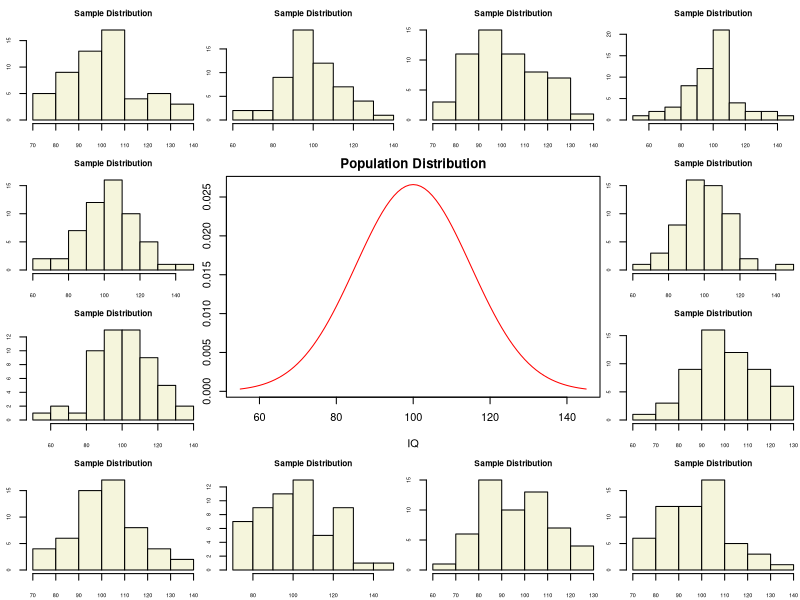
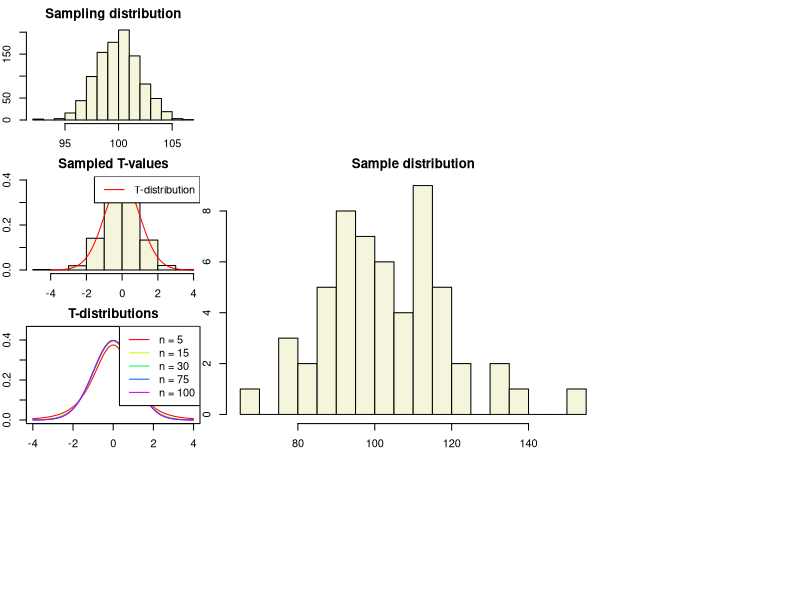
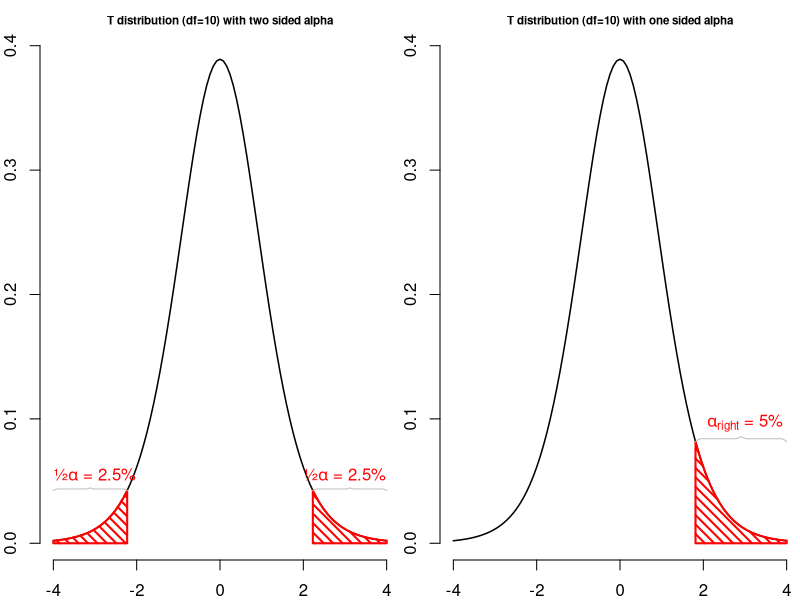
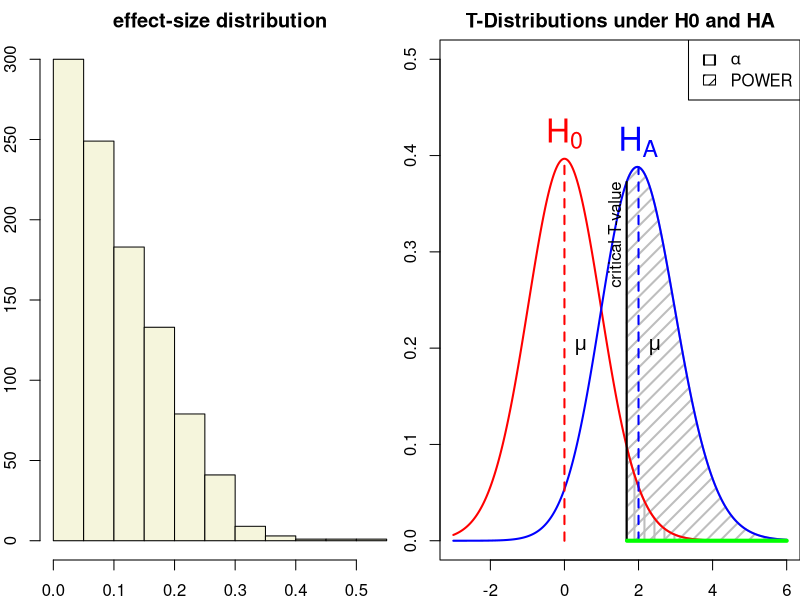

Recreate these plots in R, in order.
## ---- chunk 1
#| output-location: slide
#| code-line-numbers: "3-4|6-7|9|14"

layout(matrix(c(2:6,1,1,7:8,1,1,9:13), 4, 4))

n  = 56    # Sample size
df = n - 1 # Degrees of freedom

mu    = 100
sigma = 15

IQ = seq(mu-45, mu+45, 1)

par(mar=c(4,2,2,0))  
plot(IQ, dnorm(IQ, mean = mu, sd = sigma), type='l', col="red", main = "Population Distribution")

n.samples = 12

for(i in 1:n.samples) {
  
  par(mar=c(2,2,2,0))  
  hist(rnorm(n, mu, sigma), main="Sample Distribution", cex.axis=.5, col="beige", cex.main = .75)
  
}
## ---- chunk 2
x = rnorm(n, mu, sigma); x
## ---- chunk 3
#| output-location: slide
hist(x, main = "Sample distribution", col = "beige", breaks = 15)
text(80, 10, round(mean(x),2))
## ---- chunk 4
n.samples     = 1000
mean.x.values = vector()
se.x.values   = vector()

for(i in 1:n.samples) {
  x = rnorm(n, mu, sigma)
  mean.x.values[i] = mean(x)
  se.x.values[i]   = (sd(x) / sqrt(n))
}
## ---- chunk 5
head(cbind(mean.x.values, se.x.values))
## ---- chunk 6
#| output-location: slide

hist(mean.x.values, 
     col  = "beige", 
     main = "Sampling distribution", 
     xlab = "all sample means")
## ---- chunk 7
t = (mean(x) - mu) / (sd(x) / sqrt(n))
t
## ---- chunk 8
t.values = (mean.x.values - mu) / se.x.values

tail(cbind(mean.x.values, mu, se.x.values, t.values))
## ---- chunk 9
#| output-location: slide

hist(t.values, 
     freq = F, 
     main = "Sampled T-values", 
     xlab = "T-values",
     col  = "beige",
     ylim = c(0, .4))
T = seq(-4, 4, .01)
lines(T, dt(T,df), col = "red")
legend("topright", lty = 1, col="red", legend = "T-distribution")
## ---- chunk 10
multiple.n  = c(5, 15, 30, 75, 100)
multiple.df = multiple.n - 1
col         = rainbow(length(multiple.df))

plot(T,  dt(T, multiple.df[1]), type = "l", 
     xlim = c(-4,4), ylim = c(0,.45), 
     xlab = "T", ylab="density", 
     col = col[1], main="T-distributions" )

for(i in 2:length(multiple.df)) { 
  
  lines(T, dt(T, multiple.df[i]), type="l", col=col[i])
  } 
legend("topright", legend = paste("n =",multiple.n), lty=1, col = col)
## ---- chunk 11
layout(matrix(1:2, 1, 2))


plot(function(x) dt(x, df = 10), -4, 4,
     main="T distribution (df=10) with two sided alpha",
     cex.main = .7,
     xlab="T-value",
     ylab="",
     bty="n",
     lwd=1.5)
     
t = 2

p = pt(1,10)

alpha_r = 1-p


# add p-value
#pol_left = seq(-4,-t,length=20)
#polygon(c(pol_left,rev(pol_left)),  c(rep(0,20), dt( rev(pol_left),  df = 10)), col="red", angle=45, density=15, lwd=2)
#pol_right = seq(4,t,length=20)
#polygon(c(pol_right,rev(pol_right)),c(rep(0,20), dt( rev(pol_right), df = 10)), col="red", angle=45, density=15, lwd=2)

# add alpha

tp95  = qt(.95,10)
tp975 = qt(.975,10)
tp25  = qt(.025,10)

pol_left = seq(-4,tp25,length=20)
polygon(c(pol_left,rev(pol_left)),  c(rep(0,20), dt( rev(pol_left),  df = 10)), col="red", angle=-45, density=15, lwd=2)

pol_left = seq(tp975,4,length=20)
polygon(c(pol_left,rev(pol_left)),  c(rep(0,20), dt( rev(pol_left),  df = 10)), col="red", angle=-45, density=15, lwd=2)

# label alpha
text(-3,dt(tp25 , df = 10),expression(paste("½",alpha       ," = 2.5%",sep="")),pos=3, col='red')
text( 3,dt(tp975, df = 10),expression(paste("½",alpha       ," = 2.5%",sep="")),pos=3, col='red')

xbracket = seq(-4,tp25,length=39)
ybracket = dt(tp25 , df = 10)*c(c(1,1.02),rep(1.03,16),c(1.04,1.05,1.04),rep(1.03,16),c(1.02,1))
lines(xbracket,ybracket,col="gray")

xbracket = seq(tp975, 4,length=39)
ybracket = dt(tp975 , df = 10)*c(c(1,1.02),rep(1.03,16),c(1.04,1.05,1.04),rep(1.03,16),c(1.02,1))
lines(xbracket,ybracket,col="gray")

#text(-4.2,.38,expression(paste("2 sided: P = ",P[left] + P[right]," = 7.34%")),pos=4)

plot(function(x) dt(x, df = 10), -4, 4,
     main="T distribution (df=10) with one sided alpha",
     cex.main = .7,
     xlab="T-value",
     ylab="",
     bty="n", 
     lwd=1.5)

pol_left = seq(tp95,4,length=20)
polygon(c(pol_left,rev(pol_left)),  c(rep(0,20), dt( rev(pol_left),  df = 10)), col="red", angle=-45, density=15, lwd=2)

# label alpha
text( 3,dt(tp95 , df = 10),expression(paste(    alpha[right]," = 5%"  ,sep="")),pos=3, col='red')

# add p-value
#pol_left = seq(-4,-t,length=20)
#polygon(c(pol_left,rev(pol_left)),  c(rep(0,20), dt( rev(pol_left),  df = 10)), col="red", angle=45, density=15, lwd=2)
#pol_right = seq(4,t,length=20)
#polygon(c(pol_right,rev(pol_right)),c(rep(0,20), dt( rev(pol_right), df = 10)), col="red", angle=45, density=15, lwd=2)

#text((-4+tp25)/2,dt(tp25  , df = 10),"{",srt=-90,col="grey")
#text( (4+tp975)/2,dt(tp975, df = 10),"{",srt=-90,col="grey")
#text( (4+tp95)/2,dt(tp95  , df = 10),"{",srt=-90,col="grey")

# label p-values
#text(-t,.01,expression(P[left] ),pos=2,col="red")
#text( t,.01,expression(P[right]),pos=4,col="red")

#text(-t-.1,dt(-t, df = 10)+.003,"T")
#text( t+.1,dt( t, df = 10)+.003,"T")


# text(-4.2,.38 ,"1 sided: P/2 = 3.67%",pos=4)

## 1%   T = 1.81246
## .95% T = 2.228

#polygon(c(0,1,1,0),c(0,0,.3,.3))

pol_left = seq(-4,-t,length=20)

xbracket = seq(tp95,4,length=39)
ybracket = dt(tp95 , df = 10)*c(c(1,1.02),rep(1.03,16),c(1.04,1.05,1.04),rep(1.03,16),c(1.02,1))
lines(xbracket,ybracket,col="gray")
## ---- chunk 12
r = sqrt(t^2/(t^2 + df))

r
## ---- chunk 13
r = sqrt(t.values^2/(t.values^2 + df))

tail(cbind(mean.x.values, mu, se.x.values, t.values, r))
## ---- chunk 14
hist(r, 
     main = "effect-size distribution", 
     col  = "beige")
## ---- chunk 15
#| output-location: slide

T = seq(-3,6,.01)
N = 45
E = 2

# Set plot
plot(0,0,
     type = "n",
     ylab = "Density",
     xlab = "T",
     ylim = c(0,.5),
     xlim = c(-3,6),
     main = "T-Distributions under H0 and HA")

critical_t = qt(.05,N-1,lower.tail=FALSE)

# Alpha
range_x = seq(critical_t,6,.01)
polygon(c(range_x,rev(range_x)),
        c(range_x*0,rev(dt(range_x,N-1,ncp=0))),
        col     = "grey",
        density = 10,
        angle   = 90,
        lwd     = 2)

# Power
range_x = seq(critical_t,6,.01)
polygon(c(range_x,rev(range_x)),
        c(range_x*0,rev(dt(range_x,N-1,ncp=E))),
        col     = "grey",
        density = 10,
        angle   = 45,
        lwd     = 2)

lines(T,dt(T,N-1,ncp=0),col="red", lwd=2) # H0 line
lines(T,dt(T,N-1,ncp=E),col="blue",lwd=2) # HA line

# Critical value
lines(rep(critical_t,2),c(0,dt(critical_t,N-1,ncp=E)),lwd=2,col="black")
text(critical_t,dt(critical_t,N-1,ncp=E),"critical T-value",pos=2, srt = 90)

# H0 and HA
text(0,dt(0,N-1,ncp=0),expression(H[0]),pos=3,col="red", cex=2)
text(E,dt(E,N-1,ncp=E),expression(H[A]),pos=3,col="blue",cex=2)

# Mu H0 line
lines(c(0,0),c(0,dt(0,N-1)), col="red",  lwd=2,lty=2)
text(0,dt(0,N-1,ncp=0)/2,expression(mu),pos=4,cex=1.2)
# Mu HA line
lines(c(E,E),c(0,dt(E,N-1,ncp=E)),col="blue",lwd=2,lty=2)
text(E,dt(0,N-1,ncp=0)/2,expression(paste(mu)),pos=4,cex=1.2)

# t-value
lines( c(critical_t+.01,6),c(0,0),col="green",lwd=4)

# Legend
legend("topright", c(expression(alpha),'POWER'),density=c(10,10),angle=c(90,45))
